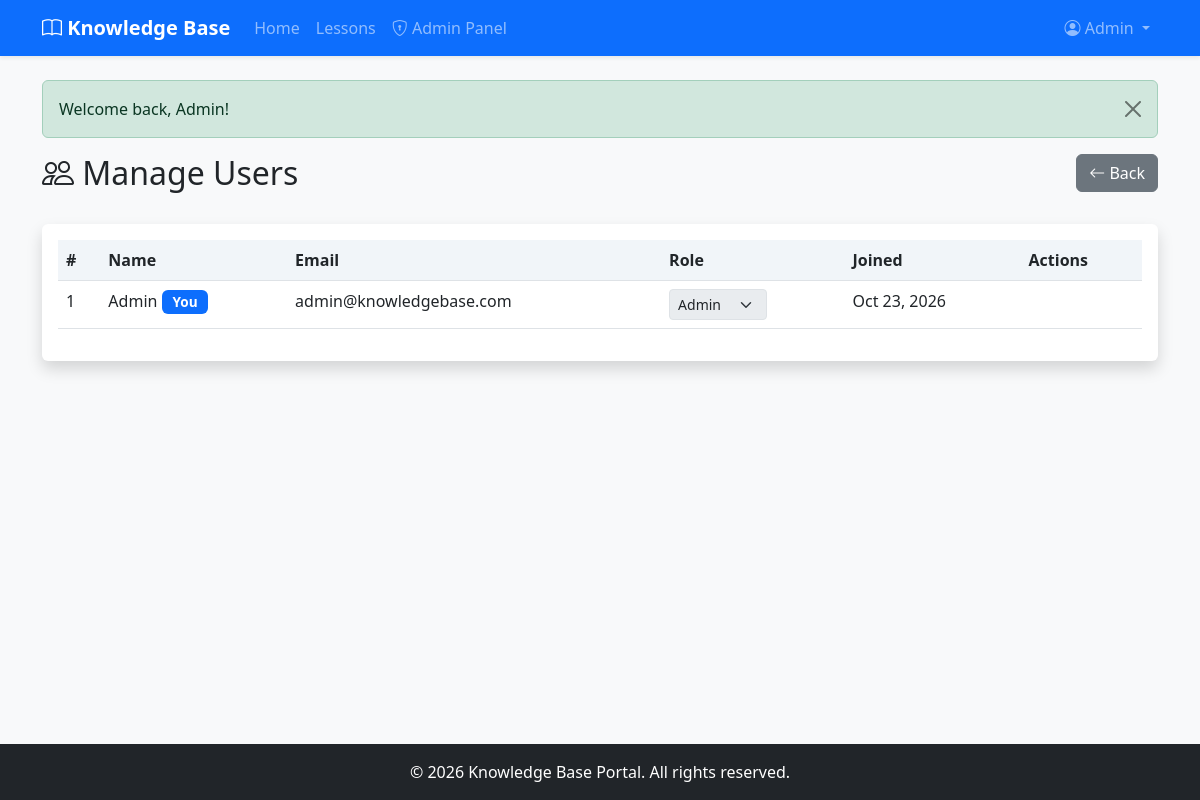
The page /admin/manage-users.php (signed in) on the database its author committed.
### tables this page shows
CREATE TABLE IF NOT EXISTS `users` (
    `id` INT(11) UNSIGNED AUTO_INCREMENT PRIMARY KEY,
    `name` VARCHAR(100) NOT NULL,
    `email` VARCHAR(100) NOT NULL UNIQUE,
    `password` VARCHAR(255) NOT NULL,
    `role` ENUM('admin', 'teacher', 'student') NOT NULL DEFAULT 'student',
    `created_at` TIMESTAMP DEFAULT CURRENT_TIMESTAMP
);

### admin/manage-users.php (the view, shortened to what this page needs)
<?php
$pdo = getConnection();
$stmt = $pdo->query("SELECT * FROM users ORDER BY created_at DESC");
$users = $stmt->fetchAll();
include __DIR__ . '/../includes/header.php';
?>
<div class="row mb-4">
    <div class="col-md-8">
        <h2><i class="bi bi-people"></i> Manage Users</h2>
    </div>
    <div class="col-md-4 text-end">
        <a href="<?= BASE_URL ?>/admin/dashboard.php" class="btn btn-secondary">
            <i class="bi bi-arrow-left"></i> Back
        </a>
    </div>
</div>
<div class="card shadow">
    <div class="card-body">
        <div class="table-responsive">
            <table class="table table-hover">
                <thead>
                    <tr>
                        <th>#</th>
                        <th>Name</th>
                        <th>Email</th>
                        <th>Role</th>
                        <th>Joined</th>
                        <th>Actions</th>
                    </tr>
                </thead>
                <tbody>
                    <?php foreach ($users as $index => $user): ?>
                        <tr>
                            <td><?= $index + 1 ?></td>
                            <td><?= e($user['name']) ?>
                                <?php if ($user['id'] === $_SESSION['user_id']): ?>
                                    <span class="badge bg-primary">You</span>
                                <?php endif; ?>
                            </td>
                            <td><?= e($user['email']) ?></td>
                            <td>
                                <form method="POST" action="" style="display: inline;">
                                    <select name="new_role" class="form-select form-select-sm d-inline w-auto"
                                            onchange="this.form.submit()"
                                        <?= $user['id'] === $_SESSION['user_id'] ? 'disabled' : '' ?>>
                                        <option value="admin" <?= $user['role'] === 'admin' ? 'selected' : '' ?>>Admin</option>
                                    </select>
                                </form>
                            </td>
                            <td><?= e(date('M j, Y', strtotime($user['created_at']))) ?></td>
                            <td>
                            </td>
                        </tr>
                    <?php endforeach; ?>
                </tbody>
            </table>
        </div>
    </div>
</div>
<?php include __DIR__ . '/../includes/footer.php'; ?>

### assets/css/style.css (style rules this page uses)
body { background-color: #f8f9fa; font-family: 'Segoe UI', Tahoma, Geneva, Verdana, sans-serif; min-height: 100vh; display: flex; flex-direction: column; }
.card { border: none; box-shadow: 0 2px 10px rgba(0, 0, 0, 0.08); transition: transform 0.2s ease, box-shadow 0.2s ease; }
.badge { font-size: 0.85rem; padding: 0.4em 0.8em; }
.table th { background-color: #f1f5f9; font-weight: 600; }

### rows shown on the page
users: name "Admin", shows "You", email "admin@knowledgebase.com", new_role "Admin", created_at "Oct 23, 2026"

### other values the page prints
$_SESSION['user_name'] "Admin"
$text "Welcome back, Admin!"
